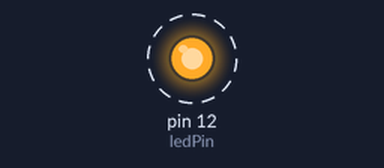
Simulated run of this program. Board: Raspberry Pi (header pin numbers). Shown: output pins drawn as LEDs (lit = HIGH). Dashed ring = blinking. What the program prints to the terminal is not drawn.

Above: at 0.5 s.
Timing chart, 0 to 4.6 s (numbered marks = the images above):
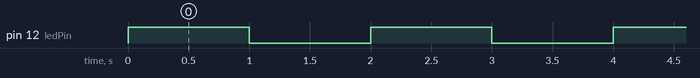

Measured:
- by itself, pin 12 (ledPin): alternates HIGH for 1.0 s and LOW for 1.0 s

The program:

gpio1.py
```python
# GPIO 2 proqrami, daha yaxshi ishleyen

# kitabxana elavesi
import RPi.GPIO as GPIO     # GPIO qisaltmasindan istifade et
import time 		        # sleep(saniye) funksiyasi ucun

# pin nomresi
ledPin = 12
tekrar = 6

# Funksiya teyinati
def blink(pin):
    GPIO.output(pin, GPIO.HIGH)
    time.sleep(1)
    GPIO.output(pin, GPIO.LOW)
    time.sleep(1)
    return


# pin teyinati
saygac = 0
GPIO.setwarnings(False)         # xeberdarliqlari sondur
GPIO.setmode(GPIO.BOARD)        # fiziki pin nomrelenme sxemi
GPIO.setup(ledPin, GPIO.OUT)    # pin 12 cixish olaraq teyin edilir

# sonsuz/sonlu dovre - try, except bloku ile
try:
    while True:
        blink(ledPin)
        saygac = saygac + 1
        print saygac


except KeyboardInterrupt:
    print "Proqram saxlanildi!"

finally:
    GPIO.cleanup()              # pinlerin veziyyetini sifirla
    print "Pinler sifirlandi"

# Proqrami yarida saxlamaq ucun Ctrl+C
```
